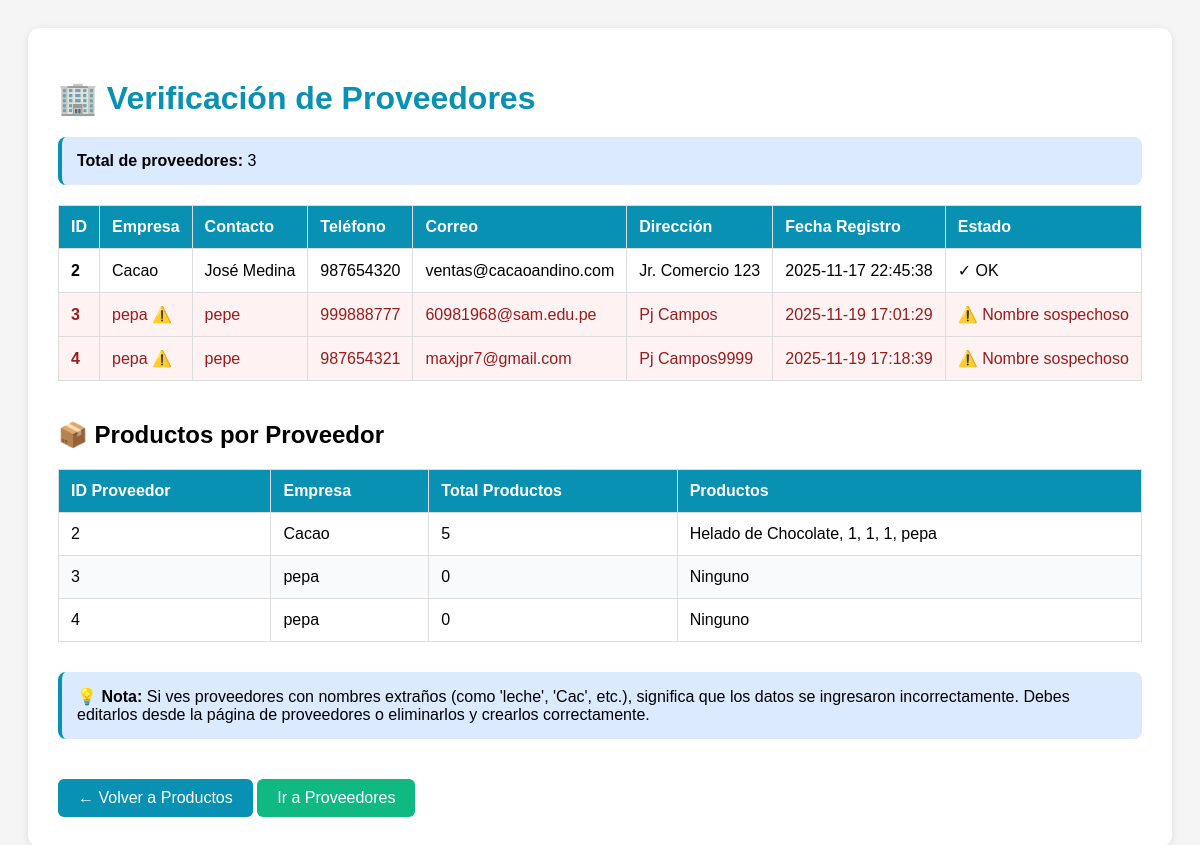
/paginas/admin/verificar_proveedores.php, run on the app's committed database.
### tables this page shows
CREATE TABLE `proveedores` (
  `id_proveedor` int(11) NOT NULL AUTO_INCREMENT,
  `empresa` varchar(100) NOT NULL,
  `contacto` varchar(80) NOT NULL,
  `telefono` varchar(30) NOT NULL,
  `correo` varchar(150) DEFAULT NULL,
  `direccion` varchar(200) DEFAULT NULL,
  `fecha_registro` timestamp NOT NULL DEFAULT current_timestamp(),
  PRIMARY KEY (`id_proveedor`)
);

### paginas/admin/verificar_proveedores.php (the view, shortened to what this page needs)
<?php
include_once($_SERVER['DOCUMENT_ROOT'] . '/heladeriacg/conexion/clientes_db.php');
echo "<!DOCTYPE html>";
echo "<html><head>";
echo "</head><body>";
echo "<div class='container'>";
echo "<h1>🏢 Verificación de Proveedores</h1>";
try {
    $stmt = $pdo->prepare("SELECT * FROM proveedores ORDER BY id_proveedor");
    $stmt->execute();
    $proveedores = $stmt->fetchAll(PDO::FETCH_ASSOC);
    echo "<div class='info'>";
    echo "<strong>Total de proveedores:</strong> " . count($proveedores);
    echo "</div>";
    if (empty($proveedores)) {
        echo "<p style='color: red;'>⚠️ No hay proveedores registrados en la base de datos</p>";
    } else {
        echo "<table>";
        echo "<thead>";
        echo "<tr>";
        echo "<th>ID</th>";
        echo "<th>Empresa</th>";
        echo "<th>Contacto</th>";
        echo "<th>Teléfono</th>";
        echo "<th>Correo</th>";
        echo "<th>Dirección</th>";
        echo "<th>Fecha Registro</th>";
        echo "<th>Estado</th>";
        echo "</tr>";
        echo "</thead>";
        echo "<tbody>";
        foreach ($proveedores as $prov) {
            $esRaro = strlen($prov['empresa']) < 5;
            $rowClass = $esRaro ? 'class="warning"' : '';
            echo "<tr $rowClass>";
            echo "<td><strong>" . htmlspecialchars($prov['id_proveedor']) . "</strong></td>";
            echo "<td>" . htmlspecialchars($prov['empresa']) . ($esRaro ? " ⚠️" : "") . "</td>";
            echo "<td>" . htmlspecialchars($prov['contacto']) . "</td>";
            echo "<td>" . htmlspecialchars($prov['telefono']) . "</td>";
            echo "<td>" . htmlspecialchars($prov['correo'] ?? 'N/A') . "</td>";
            echo "<td>" . htmlspecialchars($prov['direccion'] ?? 'N/A') . "</td>";
            echo "<td>" . htmlspecialchars($prov['fecha_registro']) . "</td>";
            echo "<td>" . ($esRaro ? "⚠️ Nombre sospechoso" : "✓ OK") . "</td>";
            echo "</tr>";
        }
        echo "</tbody>";
        echo "</table>";
    }
    echo "<h2 style='margin-top: 40px;'>📦 Productos por Proveedor</h2>";
    $stmtProductos = $pdo->prepare("
        SELECT
            pr.id_proveedor,
            pr.empresa,
            COUNT(p.id_producto) as total_productos,
            GROUP_CONCAT(p.nombre SEPARATOR ', ') as productos
        FROM proveedores pr
        LEFT JOIN productos p ON pr.id_proveedor = p.id_proveedor
        GROUP BY pr.id_proveedor, pr.empresa
        ORDER BY pr.id_proveedor
    ");
    $stmtProductos->execute();
    $prodPorProv = $stmtProductos->fetchAll(PDO::FETCH_ASSOC);
    echo "<table>";
    echo "<thead>";
    echo "<tr>";
    echo "<th>ID Proveedor</th>";
    echo "<th>Empresa</th>";
    echo "<th>Total Productos</th>";
    echo "<th>Productos</th>";
    echo "</tr>";
    echo "</thead>";
    echo "<tbody>";
    foreach ($prodPorProv as $item) {
        echo "<tr>";
        echo "<td>" . htmlspecialchars($item['id_proveedor']) . "</td>";
        echo "<td>" . htmlspecialchars($item['empresa']) . "</td>";
        echo "<td>" . htmlspecialchars($item['total_productos']) . "</td>";
        echo "<td>" . htmlspecialchars($item['productos'] ?? 'Ninguno') . "</td>";
        echo "</tr>";
    }
    echo "</tbody>";
    echo "</table>";
    echo "<div class='info' style='margin-top: 30px;'>";
    echo "<strong>💡 Nota:</strong> Si ves proveedores con nombres extraños (como 'leche', 'Cac', etc.), ";
    echo "significa que los datos se ingresaron incorrectamente. Debes editarlos desde la página de proveedores ";
    echo "o eliminarlos y crearlos correctamente.";
    echo "</div>";
} catch (PDOException $e) {
    echo "<p style='color: red;'>Error: " . htmlspecialchars($e->getMessage()) . "</p>";
}
echo "<a href='productos.php' class='back-btn'>← Volver a Productos</a>";
echo "<a href='proveedores.php' class='back-btn' style='background: #10b981;'>Ir a Proveedores</a>";
echo "</div>";
echo "</body></html>";
?>

### paginas/admin/verificar_proveedores.php (style rules this page uses)
body { font-family: Arial; padding: 20px; background: #f5f5f5; }
.container { max-width: 1200px; margin: 0 auto; background: white; padding: 30px; border-radius: 12px; box-shadow: 0 2px 8px rgba(0,0,0,0.1); }
h1 { color: #0891b2; margin-bottom: 10px; }
table { border-collapse: collapse; width: 100%; margin-top: 20px; }
th, td { border: 1px solid #ddd; padding: 12px; text-align: left; }
th { background: #0891b2; color: white; }
tr:nth-child(even) { background: #f9fafb; }
.warning { background: #fef2f2 !important; color: #991b1b; }
.info { background: #dbeafe; padding: 15px; border-radius: 8px; margin: 20px 0; border-left: 4px solid #0891b2; }
.back-btn { display: inline-block; margin-top: 20px; padding: 10px 20px; background: #0891b2; color: white; text-decoration: none; border-radius: 6px; }

### data on the page
proveedores: id_proveedor "2", empresa "Cacao", contacto "José Medina", telefono "987654320", correo "ventas@cacaoandino.com", direccion "Jr. Comercio 123", fecha_registro "2025-11-17 22:45:38", shows "✓ OK", total_productos "5", productos "Helado de Chocolate, 1, 1, 1, pepa"
proveedores: id_proveedor "3", empresa "pepa", contacto "pepe", telefono "999888777", correo "60981968@sam.edu.pe", direccion "Pj Campos", fecha_registro "2025-11-19 17:01:29", shows "⚠️ Nombre sospechoso", total_productos "0", productos "Ninguno"
proveedores: id_proveedor "4", empresa "pepa", contacto "pepe", telefono "987654321", correo "maxjpr7@gmail.com", direccion "Pj Campos9999", fecha_registro "2025-11-19 17:18:39", shows "⚠️ Nombre sospechoso", total_productos "0", productos "Ninguno"

### other printed values
count($proveedores) "3"
